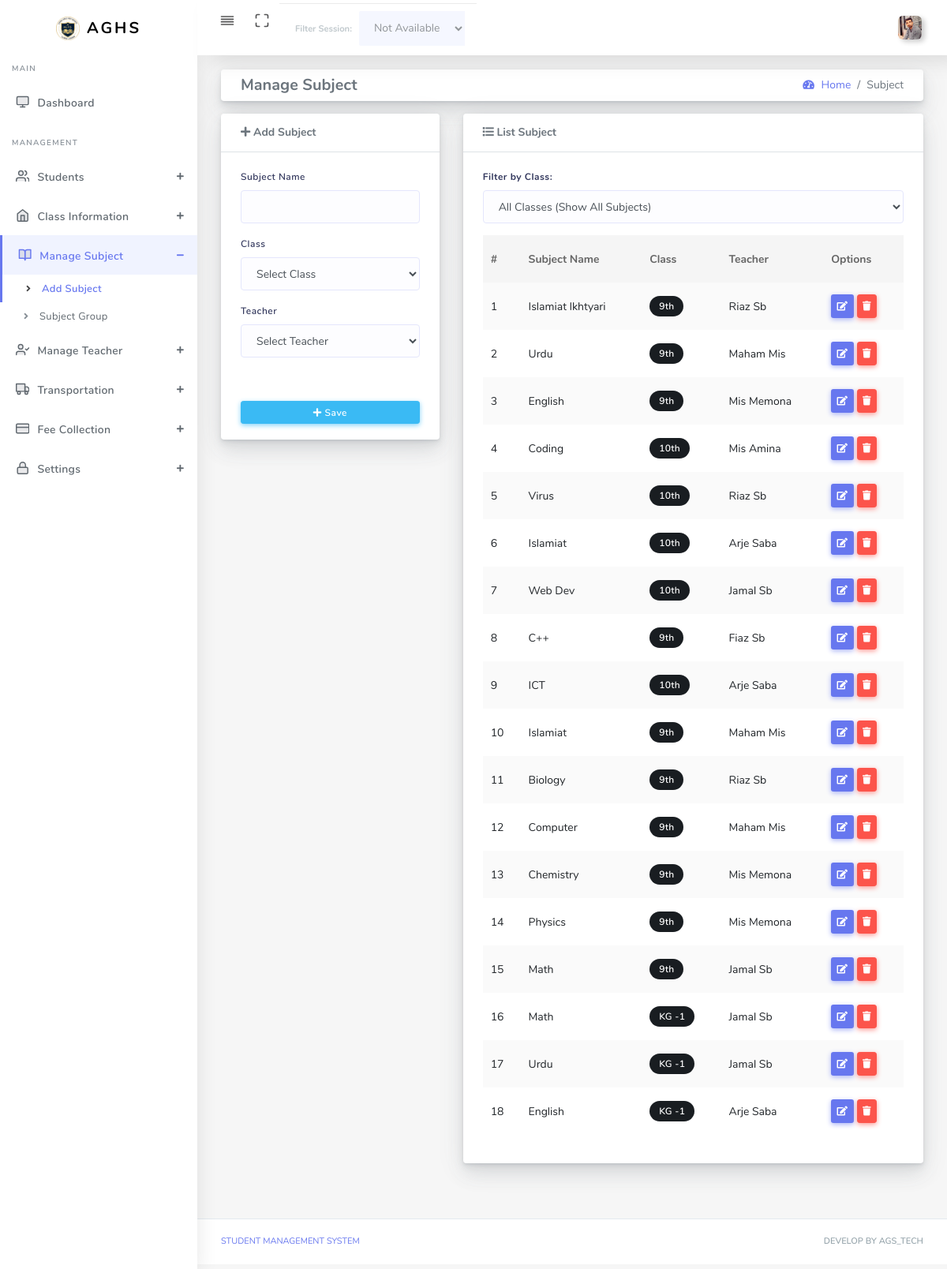
/add-subject.php (signed in), run on the app's committed database.
### tables this page shows
CREATE TABLE `school_settings` (
  `id` int(11) NOT NULL DEFAULT 1,
  `school_name` varchar(255) NOT NULL,
  `address` text DEFAULT NULL,
  `contact` varchar(20) DEFAULT NULL,
  `logo` varchar(255) DEFAULT NULL,
  `updated_at` timestamp NOT NULL DEFAULT current_timestamp() ON UPDATE current_timestamp(),
  PRIMARY KEY (`id`)
);

CREATE TABLE `subjects` (
  `id` int(11) NOT NULL AUTO_INCREMENT,
  `subject_name` varchar(255) NOT NULL,
  `class_id` int(11) NOT NULL,
  `teacher_id` int(11) DEFAULT NULL,
  `created_at` timestamp NOT NULL DEFAULT current_timestamp(),
  PRIMARY KEY (`id`),
  KEY `fk_subject_class` (`class_id`),
  KEY `fk_subject_teacher` (`teacher_id`),
  CONSTRAINT `fk_subject_class` FOREIGN KEY (`class_id`) REFERENCES `classes` (`id`) ON DELETE CASCADE ON UPDATE CASCADE,
  CONSTRAINT `fk_subject_teacher` FOREIGN KEY (`teacher_id`) REFERENCES `teachers` (`id`) ON DELETE SET NULL ON UPDATE CASCADE
);

CREATE TABLE `classes` (
  `id` int(11) NOT NULL AUTO_INCREMENT,
  `class_name` varchar(100) NOT NULL,
  `numeric_name` varchar(50) NOT NULL,
  `teacher_id` int(11) DEFAULT NULL,
  `created_at` timestamp NOT NULL DEFAULT current_timestamp(),
  PRIMARY KEY (`id`),
  KEY `fk_class_teacher` (`teacher_id`),
  CONSTRAINT `fk_class_teacher` FOREIGN KEY (`teacher_id`) REFERENCES `teachers` (`id`) ON DELETE SET NULL ON UPDATE CASCADE
);

CREATE TABLE `teachers` (
  `id` int(11) NOT NULL AUTO_INCREMENT,
  `teacher_name` varchar(255) NOT NULL,
  `email` varchar(255) NOT NULL,
  `contact` varchar(100) NOT NULL,
  `assigned_class` varchar(100) DEFAULT 'Not Assigned',
  `created_at` timestamp NOT NULL DEFAULT current_timestamp(),
  `updated_at` timestamp NOT NULL DEFAULT current_timestamp() ON UPDATE current_timestamp(),
  PRIMARY KEY (`id`)
);

### add-subject.php (the view, shortened to what this page needs)
<?php
require_once 'auth.php';
$filter_class = isset($_GET['class_id']) ? $_GET['class_id'] : 'all';
$sql = "SELECT subjects.*, classes.class_name, teachers.teacher_name
        FROM subjects
        INNER JOIN classes ON subjects.class_id = classes.id
        LEFT JOIN teachers ON subjects.teacher_id = teachers.id";
$sql .= " ORDER BY subjects.id DESC";
$subjects_list = $pdo->query($sql)->fetchAll();
?>
<!DOCTYPE html>
<html lang="en">
<head>
  <link rel="stylesheet" href="assets/css/app.min.css">
  <link rel="stylesheet" href="assets/bundles/datatables/datatables.min.css">
  <link rel="stylesheet" href="assets/bundles/datatables/DataTables-1.10.16/css/dataTables.bootstrap4.min.css">
  <link rel="stylesheet" href="assets/css/style.css">
  <link rel="stylesheet" href="assets/css/components.css">
    <link rel="stylesheet" href="assets/css/custom.css">
</head>
<body>
  <div id="app">
    <div class="main-wrapper main-wrapper-1">
      <div class="navbar-bg"></div>
      <?php include 'include/navbar.php'; ?>
      <div class="main-sidebar sidebar-style-2">
        <?php include 'include/asidebar.php'; ?>
      </div>
      <div class="main-content">
        <section class="section">
          <div class="section-body">
            <div class="row bg-title">
              <div class="col-12">
                <div class="card mb-3">
                  <div class="card-body py-2 b-0">
                    <div class="d-flex flex-wrap align-items-center justify-content-between">
                      <div class="mb-2 mb-md-0">
                        <h5 class="page-title mb-0">Manage Subject</h5>
                      </div>
                      <div>
                        <nav aria-label="breadcrumb">
                          <ol class="breadcrumb mb-0 bg-transparent p-0">
                            <li class="breadcrumb-item"><a href="dashboard.php"><i class="fas fa-tachometer-alt"></i> Home</a></li>
                            <li class="breadcrumb-item active">Subject</li>
                          </ol>
                        </nav>
                      </div>
                    </div>
                  </div>
                </div>
              </div>
            </div>
            <div class="row">
              <div class="col-sm-4">
                <div class="card">
                  <div class="card-header border-bottom">
                    <p class="mb-0 font-weight-bold"><i class="fa fa-plus"></i>&nbsp;Add Subject</p>
                  </div>
                  <form method="POST" class="needs-validation" novalidate="">
                    <div class="card-body">
                      <div class="form-group">
                        <label>Subject Name</label>
                        <input type="text" name="sub_name" class="form-control" required>
                      </div>
                      <div class="form-group">
                        <label>Class</label>
                        <select name="class_id" class="form-control select2" required>
                          <option value="">Select Class</option>
                        </select>
                      </div>
                      <div class="form-group">
                        <label>Teacher</label>
                        <select name="teacher_id" class="form-control select2" required>
                          <option value="">Select Teacher</option>
                        </select>
                      </div>
                    </div>
                    <div class="card-footer text-center">
                      <button type="submit" name="btn_save" class="btn btn-info btn-block btn-rounded btn-sm">
                        <i class="fa fa-plus"></i>&nbsp;Save
                      </button>
                    </div>
                  </form>
                </div>
              </div>
              <div class="col-sm-8">
                <div class="card">
                  <div class="card-header border-bottom">
                    <p class="mb-0 font-weight-bold transform-uppercase"> <i class="fa fa-list"></i>&nbsp;List Subject</p>
                  </div>
                  <div class="card-body">
                    <div class="form-group">
                        <label class="font-weight-bold">Filter by Class:</label>
                        <select class="form-control select2" id="classFilter">
                          <option value="all" <?= ($filter_class == 'all') ? 'selected' : '' ?>>All Classes (Show All Subjects)</option>
                        </select>
                    </div>
                    <div class="table-responsive">
                      <table class="table table-striped table-hover" id="tableExport" style="width:100%;">
                        <thead>
                          <tr>
                            <th>#</th>
                            <th>Subject Name</th>
                            <th>Class</th>
                            <th>Teacher</th>
                            <th>Options</th>
                          </tr>
                        </thead>
                        <tbody>
                          <?php $count = 1; foreach($subjects_list as $row): ?>
                          <tr>
                            <td><?= $count++ ?></td>
                            <td><?= htmlspecialchars($row['subject_name']) ?></td>
                            <td><span class="badge badge-dark"><?= htmlspecialchars($row['class_name']) ?></span></td>
                            <td><?= htmlspecialchars($row['teacher_name'] ?? 'Not Assigned') ?></td>
                            <td>
                              <button class="btn btn-sm btn-primary editBtn"
                                data-id="<?= $row['id'] ?>"
                                data-name="<?= $row['subject_name'] ?>"
                                data-class="<?= $row['class_id'] ?>"
                                data-teacher="<?= $row['teacher_id'] ?>">
                                <i class="fa fa-edit"></i>
                              </button>
                              <button class="btn btn-sm btn-danger deleteBtn" data-id="<?= $row['id'] ?>">
                                <i class="fa fa-trash"></i>
                              </button>
                            </td>
                          </tr>
                          <?php endforeach; ?>
                        </tbody>
                      </table>
                    </div>
                  </div>
                </div>
              </div>
            </div>
          </div>
        </section>
      </div>
      <?php include 'include/footer.php'; ?>
    </div>
  </div>
</body>
</html>

### include/navbar.php (shortened to what this page needs)
<?php
if (isset($_SESSION['admin_id'])) {
    $admin_id = $_SESSION['admin_id'];
    $st_admin = $pdo->prepare("SELECT full_name, profile_pic FROM admins WHERE id = ?");
    $st_admin->execute([$admin_id]);
    $admin_data = $st_admin->fetch(PDO::FETCH_ASSOC);
    $display_pic = (!empty($admin_data['profile_pic']) && file_exists('uploads/' . $admin_data['profile_pic']))
                   ? 'uploads/' . $admin_data['profile_pic']
                   : 'assets/img/user.png';
} else {
    $display_name = "Admin";
    $display_pic = "assets/img/user.png";
}
?>
<nav class="navbar navbar-expand-lg main-navbar sticky">
    <div class="form-inline mr-auto">
        <ul class="navbar-nav mr-3">
            <li><a href="#" data-toggle="sidebar" class="nav-link nav-link-lg collapse-btn"> <i data-feather="align-justify"></i></a></li>
            <li class="d-none d-md-block"><a href="#" class="nav-link nav-link-lg fullscreen-btn">
                <i data-feather="maximize"></i>
            </a></li>
            <li>
                <?php
                $current_page = basename($_SERVER['PHP_SELF']);
                ?>
                <?php if ($current_page == 'dashboard.php'): ?>
                    <div class="card-footer bg-white py-2 d-flex justify-content-end" style="border-radius: 0 0 15px 15px;">
                        <form method="GET" class="form-inline">
                            <span class=" d-none d-md-block mr-2 font-weight-bold small text-dark">Filter Session:</span>
                            <select name="session_id" class="form-control form-control-sm select2" onchange="this.form.submit()">
                                <option value="all" <?= (isset($f_sess) && $f_sess == 'all' ? 'selected' : '') ?>>All Sessions</option>
                                <?php
                                if (isset($sessions)) {
                                    foreach ($sessions as $s) {
                                        echo "<option value='{$s['id']}' " . (isset($f_sess) && $f_sess == $s['id'] ? 'selected' : '') . ">{$s['session_name']}</option>";
                                    }
                                }
                                ?>
                            </select>
                        </form>
                    </div>
                <?php else: ?>
                    <div class="align-items-baseline bg-white card-footer d-flex justify-content-end py-2" style="border-radius: 0 0 15px 15px; opacity: 0.6;">
                        <span class="d-none d-md-block mr-2 font-weight-bold small text-muted">Filter Session:</span>
                        <select class="form-control form-control-sm" disabled>
                            <option>Not Available</option>
                        </select>
                    </div>
                <?php endif; ?>
            </li>
        </ul>
    </div>
    <ul class="navbar-nav navbar-right">
        <li class="dropdown">
            <a href="#" data-toggle="dropdown" class="nav-link dropdown-toggle nav-link-lg nav-link-user">
                <img alt="image" src="<?= $display_pic ?>" class="user-img-radious-style" style="width:30px; height:30px; object-fit:cover;">
            </a>
        </li>
    </ul>
</nav>

### include/asidebar.php (shortened to what this page needs)
<?php
$current_page = basename($_SERVER['PHP_SELF']);
?>
<?php
$school_settings = $pdo->query("SELECT * FROM school_settings LIMIT 1")->fetch(PDO::FETCH_ASSOC);
$sch_logo    = (!empty($school_settings['logo']) && file_exists('uploads/' . $school_settings['logo']))
  ? 'uploads/' . $school_settings['logo']
  : 'assets/img/agslogo.png';
?>
<aside id="sidebar-wrapper">
  <div class="sidebar-brand">
    <a href="dashboard.php">
      <img alt="image" src="<?= $sch_logo ?>" class="header-logo" />
      <span class="logo-name">AGHS</span>
    </a>
  </div>
  <ul class="sidebar-menu">
    <li class="menu-header">Main</li>
    <li class="<?= ($current_page == 'dashboard.php') ? 'active' : '' ?>">
      <a href="dashboard.php" class="nav-link"><i data-feather="monitor"></i><span>Dashboard</span></a>
    </li>
    <li class="menu-header">Management</li>
    <?php
    $student_pages = ['student-registration-form.php', 'student-list.php', 'promotion_detain.php', 'passout_drop.php', 'print_certificate.php', 'add-bulk-student.php'];
    $is_student_active = in_array($current_page, $student_pages);
    ?>
    <li class="dropdown <?= $is_student_active ? 'active' : '' ?>">
      <a href="#" class="menu-toggle nav-link has-dropdown"><i data-feather="users"></i><span>Students</span></a>
    </li>
    <?php
    $class_pages = ['manage-class.php', 'manage-section.php', 'manage-session.php'];
    $is_class_active = in_array($current_page, $class_pages);
    ?>
    <li class="dropdown <?= $is_class_active ? 'active' : '' ?>">
      <a href="#" class="menu-toggle nav-link has-dropdown"><i data-feather="home"></i><span>Class Information</span></a>
    </li>
    <?php
    $subject_pages = ['add-subject.php', 'subject-group.php'];
    $is_subject_active = in_array($current_page, $subject_pages);
    ?>
    <li class="dropdown <?= $is_subject_active ? 'active' : '' ?>">
      <a href="#" class="menu-toggle nav-link has-dropdown"><i data-feather="book-open"></i><span>Manage Subject</span></a>
      <ul class="dropdown-menu" style="<?= $is_subject_active ? 'display: block;' : '' ?>">
        <li class="<?= ($current_page == 'add-subject.php') ? 'active' : '' ?>"><a class="nav-link" href="add-subject.php">Add Subject</a></li>
        <li class="<?= ($current_page == 'subject-group.php') ? 'active' : '' ?>"><a class="nav-link" href="subject-group.php">Subject Group</a></li>
      </ul>
    </li>
    <?php
    $is_teacher_active = ($current_page == 'add-teacher.php');
    ?>
    <li class="dropdown <?= $is_teacher_active ? 'active' : '' ?>">
      <a href="#" class="menu-toggle nav-link has-dropdown"><i data-feather="user-check"></i><span>Manage Teacher</span></a>
    </li>
    <?php
    $transport_pages = ['transport.php', 'manage-route.php', 'manage-vehicle.php'];
    $is_transport_active = in_array($current_page, $transport_pages);
    ?>
    <li class="dropdown <?= $is_transport_active ? 'active' : '' ?>">
      <a href="#" class="menu-toggle nav-link has-dropdown"><i data-feather="truck"></i><span>Transportation</span></a>
    </li>
    <?php
    $fee_pages = ['fee-type.php', 'pay-fee.php', 'manage-fee-record.php', 'discount-type.php'];
    $is_fee_active = in_array($current_page, $fee_pages);
    ?>
    <li class="dropdown <?= $is_fee_active ? 'active' : '' ?>">
      <a href="#" class="menu-toggle nav-link has-dropdown"><i data-feather="credit-card"></i><span>Fee Collection</span></a>
    </li>
    <?php
    $auth_pages = ['view_logs.php', 'register_admin.php', 'settings.php'];
    $is_auth_active = in_array($current_page, $auth_pages);
    ?>
    <li class="dropdown <?= $is_auth_active ? 'active' : '' ?>">
      <a href="#" class="menu-toggle nav-link has-dropdown"><i data-feather="lock"></i><span>Settings</span></a>
    </li>
  </ul>
</aside>

### include/asidebar.php (style rules this page uses)
.sidebar-menu .dropdown-menu li.active a { color: #6777ef !important; background-color: #f0f3ff !important; font-weight: 600 !important; }
.sidebar-menu li.active>a { border-left: 3px solid #6777ef !important; color: #6777ef !important; }

### data on the page
school_settings: logo (picture)
subjects: subject_name "Islamiat Ikhtyari", class.class_name "9th", teacher.teacher_name "Riaz Sb"
subjects: subject_name "Urdu", class.class_name "9th", teacher.teacher_name "Maham Mis"
subjects: subject_name "English", class.class_name "9th", teacher.teacher_name "Mis Memona"
subjects: subject_name "Coding", class.class_name "10th", teacher.teacher_name "Mis Amina"
subjects: subject_name "Virus", class.class_name "10th", teacher.teacher_name "Riaz Sb"
subjects: subject_name "Islamiat", class.class_name "10th", teacher.teacher_name "Arje Saba"
subjects: subject_name "Web Dev", class.class_name "10th", teacher.teacher_name "Jamal Sb"
subjects: subject_name "C++", class.class_name "9th", teacher.teacher_name "Fiaz Sb"
subjects: subject_name "ICT", class.class_name "10th", teacher.teacher_name "Arje Saba"
subjects: subject_name "Islamiat", class.class_name "9th", teacher.teacher_name "Maham Mis"
subjects: subject_name "Biology", class.class_name "9th", teacher.teacher_name "Riaz Sb"
subjects: subject_name "Computer", class.class_name "9th", teacher.teacher_name "Maham Mis"
subjects: subject_name "Chemistry", class.class_name "9th", teacher.teacher_name "Mis Memona"
subjects: subject_name "Physics", class.class_name "9th", teacher.teacher_name "Mis Memona"
subjects: subject_name "Math", class.class_name "9th", teacher.teacher_name "Jamal Sb"
subjects: subject_name "Math", class.class_name "KG -1", teacher.teacher_name "Jamal Sb"
subjects: subject_name "Urdu", class.class_name "KG -1", teacher.teacher_name "Jamal Sb"
subjects: subject_name "English", class.class_name "KG -1", teacher.teacher_name "Arje Saba"
